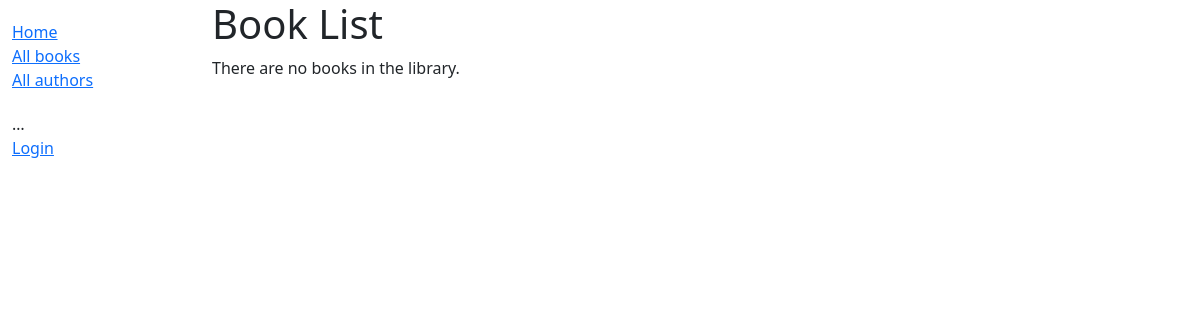
Before: /catalog/books/ with the older database file.
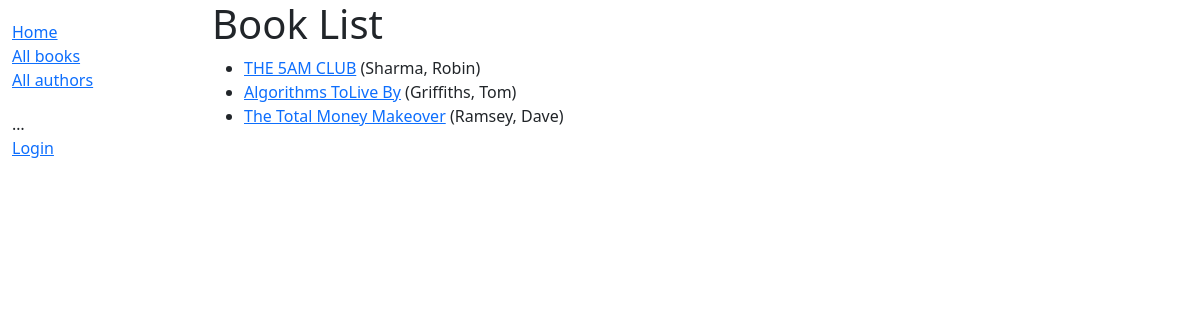
After: the same page with the newer database file.
### catalog/models.py (models this page shows, shortened)
class Book(models.Model):
    title = models.CharField(max_length=200)
    author = models.ForeignKey('Author', on_delete=models.SET_NULL, null=True)
    summary = models.TextField(max_length=1000, help_text='Enter a brief description of the book')
    isbn = models.CharField('ISBN', max_length=13, unique=True,
                             help_text='13 Character <a href="https://www.isbn-international.org/content/what-isbn">ISBN number</a>')
    genre = models.ManyToManyField(Genre, help_text='Select a genre for this book')
    def get_absolute_url(self):
        return reverse('book-detail', args=[str(self.id)])
    def display_genre(self):
        """Create a string for the Genre. This is required to display genre in Admin."""
        return ', '.join(genre.name for genre in self.genre.all()[:3])
    display_genre.short_description = 'Genre'

class Author(models.Model):
    first_name = models.CharField(max_length=100)
    last_name = models.CharField(max_length=100)
    date_of_birth = models.DateField(null=True, blank=True)
    date_of_death = models.DateField('Died', null=True, blank=True)
    class Meta:
        ordering = ['last_name', 'first_name']
    def __str__(self):
        return f'{self.last_name}, {self.first_name}'

### catalog/views.py (the view)
# urls.py: path('books/', views.BookListView.as_view(), name='books'),
class BookListView(generic.ListView):
    model = Book
    paginate_by = 10

### catalog/templates/catalog/book_list.html
{% extends "base_generic.html" %}
{% block content %}
  <h1>Book List</h1>
  {% if book_list %}
  <ul>
    {% for book in book_list %}
      <li>
        <a href="{{ book.get_absolute_url }}">{{ book.title }}</a> ({{book.author}})
      </li>
    {% endfor %}
  </ul>
  {% else %}
    <p>There are no books in the library.</p>
  {% endif %}
{% endblock %}

Changed rows visible on the page:
added Book: title "THE 5AM CLUB", author "Sharma, Robin"
added Book: title "Algorithms ToLive By", author "Griffiths, Tom"
added Book: title "The Total Money Makeover", author "Ramsey, Dave"
Other visible differences:
text no longer shown: "There are no books in the library."
